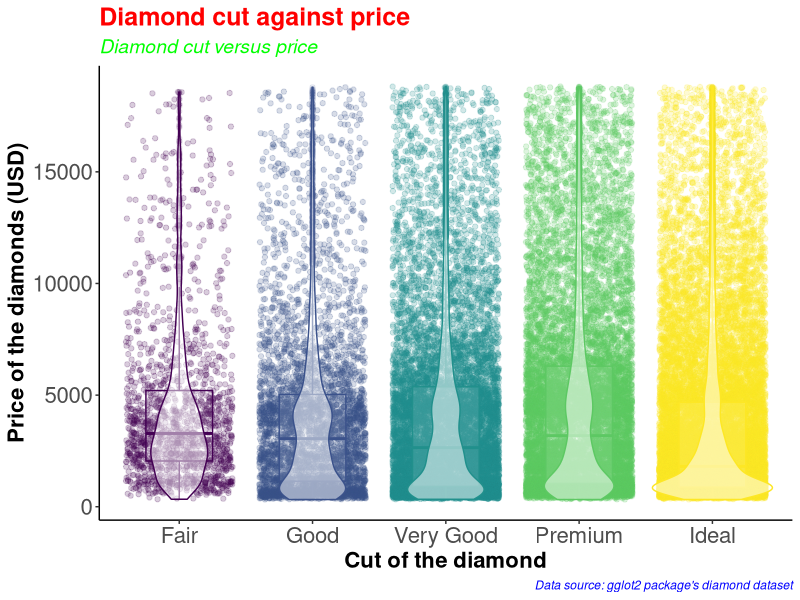
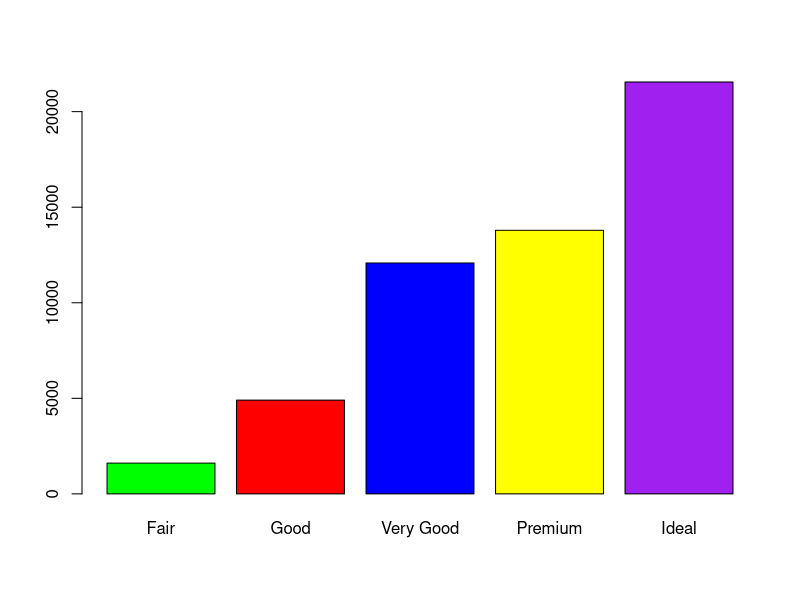

Write the R code that produced these figures, in order.
#########################################
# Name: Wyclife Agumba Oluoch           #   
# E-mail: wyclifeoluoch@gmail.com       #
# GitHub: https://github.com/Wycology   #
# Task: Boxplot and violin plots in one #
# Date: 4th Jan 2020                    #
# Last edited: 4th Jan 2020             #
#########################################

library(tidyverse)

diamonds_df <- diamonds

diamonds_df %>% 
  ggplot(aes(x = cut, y = price, color = cut)) +
  geom_point(position = "jitter", alpha = 0.2) +
  geom_boxplot(alpha = 0.1, width = 0.5) +
  geom_violin(alpha = 0.5) +
  theme_classic() +
  theme(legend.position = "none") +
  labs(x = "Cut of the diamond",
       y = "Price of the diamonds (USD)",
       title = "Diamond cut against price",
       subtitle = "Diamond cut versus price",
       caption = "Data source: gglot2 package's diamond dataset") +
  theme(axis.text=element_text(size=16),
        axis.title=element_text(size=16,face="bold")) +
  theme(plot.title = element_text(color = 'red', size = 18, face = 'bold'),
        plot.subtitle = element_text(color = 'green', size = 14, face = 'italic'),
        plot.caption = element_text(color = 'blue', face = 'italic'))

diamonds %>% 
  filter(cut == 'Very Good') %>% 
  nrow()


diamonds %>% 
  select(cut) %>% 
  table() %>% 
  barplot(col = c('green', 'red', 'blue', 'yellow', 'purple'))
